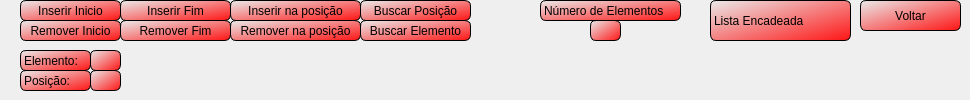
      <widget class="QWidget" name="ListaEnc">
       <widget class="QPushButton" name="voltar2">
        <property name="geometry">
         <rect>
          <x>860</x>
          <y>0</y>
          <width>101</width>
          <height>31</height>
         </rect>
        </property>
        <property name="styleSheet">
         <string notr="true">QPushButton
{
font: 11pt &quot;Times New Roman&quot;;
border-width: 1px;
border-style: solid;
border-radius: 6px;
border-color: black;
background-color: qlineargradient(spread:pad, x1:0, y1:0, x2:1, y2:1, stop:0 rgba(234, 234, 234, 255), stop:1 rgba(255, 21, 21, 255));
}
QPushButton:hover
{
background-color: qlineargradient(spread:pad, x1:0.08, y1:0.085, x2:0.897818, y2:0.83, stop:0 rgba(255, 129, 0, 255), stop:1 rgba(255, 255, 255, 255));
}
QPushButton:pressed	
{
background-color: qlineargradient(spread:pad, x1:0.08, y1:0.085, x2:0.897818, y2:0.83, stop:0 rgba(156, 20, 20, 255), stop:1 rgba(255, 255, 255, 255));
}</string>
        </property>
        <property name="text">
         <string>Voltar</string>
        </property>
       </widget>
       <widget class="QPushButton" name="inserirFim">
        <property name="geometry">
         <rect>
          <x>120</x>
          <y>0</y>
          <width>111</width>
          <height>21</height>
         </rect>
        </property>
        <property name="styleSheet">
         <string notr="true">QPushButton
{
font: 11pt &quot;Times New Roman&quot;;
border-width: 1px;
border-style: solid;
border-radius: 6px;
border-color: black;
background-color: qlineargradient(spread:pad, x1:0, y1:0, x2:1, y2:1, stop:0 rgba(234, 234, 234, 255), stop:1 rgba(255, 21, 21, 255));
}
QPushButton:hover
{
background-color: qlineargradient(spread:pad, x1:0.08, y1:0.085, x2:0.897818, y2:0.83, stop:0 rgba(255, 129, 0, 255), stop:1 rgba(255, 255, 255, 255));
}
QPushButton:pressed	
{
background-color: qlineargradient(spread:pad, x1:0.08, y1:0.085, x2:0.897818, y2:0.83, stop:0 rgba(156, 20, 20, 255), stop:1 rgba(255, 255, 255, 255));
}</string>
        </property>
        <property name="text">
         <string>Inserir Fim</string>
        </property>
       </widget>
       <widget class="QLineEdit" name="lineElemento">
        <property name="geometry">
         <rect>
          <x>90</x>
          <y>50</y>
          <width>31</width>
          <height>21</height>
         </rect>
        </property>
        <property name="styleSheet">
         <string notr="true">font: 11pt &quot;Times New Roman&quot;;
border-width: 1px;
border-style: solid;
border-radius: 6px;
border-color: black;
background-color: qlineargradient(spread:pad, x1:0, y1:0, x2:1, y2:1, stop:0 rgba(234, 234, 234, 255), stop:1 rgba(255, 21, 21, 255));</string>
        </property>
       </widget>
       <widget class="QLineEdit" name="linePosicao">
        <property name="geometry">
         <rect>
          <x>90</x>
          <y>70</y>
          <width>31</width>
          <height>21</height>
         </rect>
        </property>
        <property name="styleSheet">
         <string notr="true">font: 11pt &quot;Times New Roman&quot;;
border-width: 1px;
border-style: solid;
border-radius: 6px;
border-color: black;
background-color: qlineargradient(spread:pad, x1:0, y1:0, x2:1, y2:1, stop:0 rgba(234, 234, 234, 255), stop:1 rgba(255, 21, 21, 255));</string>
        </property>
       </widget>
       <widget class="QPushButton" name="inserirMeio">
        <property name="geometry">
         <rect>
          <x>230</x>
          <y>0</y>
          <width>131</width>
          <height>21</height>
         </rect>
        </property>
        <property name="styleSheet">
         <string notr="true">QPushButton
{
font: 11pt &quot;Times New Roman&quot;;
border-width: 1px;
border-style: solid;
border-radius: 6px;
border-color: black;
background-color: qlineargradient(spread:pad, x1:0, y1:0, x2:1, y2:1, stop:0 rgba(234, 234, 234, 255), stop:1 rgba(255, 21, 21, 255));
}
QPushButton:hover
{
background-color: qlineargradient(spread:pad, x1:0.08, y1:0.085, x2:0.897818, y2:0.83, stop:0 rgba(255, 129, 0, 255), stop:1 rgba(255, 255, 255, 255));
}
QPushButton:pressed	
{
background-color: qlineargradient(spread:pad, x1:0.08, y1:0.085, x2:0.897818, y2:0.83, stop:0 rgba(156, 20, 20, 255), stop:1 rgba(255, 255, 255, 255));
}</string>
        </property>
        <property name="text">
         <string>Inserir na posição</string>
        </property>
       </widget>
       <widget class="QLabel" name="posLSE">
        <property name="geometry">
         <rect>
          <x>20</x>
          <y>70</y>
          <width>71</width>
          <height>21</height>
         </rect>
        </property>
        <property name="styleSheet">
         <string notr="true">font: 11pt &quot;Times New Roman&quot;;
border-width: 1px;
border-style: solid;
border-radius: 6px;
border-color: black;
background-color: qlineargradient(spread:pad, x1:0, y1:0, x2:1, y2:1, stop:0 rgba(234, 234, 234, 255), stop:1 rgba(255, 21, 21, 255));</string>
        </property>
        <property name="text">
         <string>Posição:</string>
        </property>
       </widget>
       <widget class="QLabel" name="numdeElemLSE">
        <property name="geometry">
         <rect>
          <x>540</x>
          <y>0</y>
          <width>141</width>
          <height>21</height>
         </rect>
        </property>
        <property name="styleSheet">
         <string notr="true">font: 11pt &quot;Times New Roman&quot;;
border-width: 1px;
border-style: solid;
border-radius: 6px;
border-color: black;
background-color: qlineargradient(spread:pad, x1:0, y1:0, x2:1, y2:1, stop:0 rgba(234, 234, 234, 255), stop:1 rgba(255, 21, 21, 255));</string>
        </property>
        <property name="text">
         <string>Número de Elementos</string>
        </property>
       </widget>
       <widget class="QPushButton" name="removerMeio">
        <property name="geometry">
         <rect>
          <x>230</x>
          <y>20</y>
          <width>131</width>
          <height>21</height>
         </rect>
        </property>
        <property name="styleSheet">
         <string notr="true">QPushButton
{
font: 11pt &quot;Times New Roman&quot;;
border-width: 1px;
border-style: solid;
border-radius: 6px;
border-color: black;
background-color: qlineargradient(spread:pad, x1:0, y1:0, x2:1, y2:1, stop:0 rgba(234, 234, 234, 255), stop:1 rgba(255, 21, 21, 255));
}
QPushButton:hover
{
background-color: qlineargradient(spread:pad, x1:0.08, y1:0.085, x2:0.897818, y2:0.83, stop:0 rgba(255, 129, 0, 255), stop:1 rgba(255, 255, 255, 255));
}
QPushButton:pressed	
{
background-color: qlineargradient(spread:pad, x1:0.08, y1:0.085, x2:0.897818, y2:0.83, stop:0 rgba(156, 20, 20, 255), stop:1 rgba(255, 255, 255, 255));
}</string>
        </property>
        <property name="text">
         <string>Remover na posição</string>
        </property>
       </widget>
       <widget class="QPushButton" name="inserirInicio">
        <property name="geometry">
         <rect>
          <x>20</x>
          <y>0</y>
          <width>101</width>
          <height>21</height>
         </rect>
        </property>
        <property name="styleSheet">
         <string notr="true">QPushButton
{
font: 11pt &quot;Times New Roman&quot;;
border-width: 1px;
border-style: solid;
border-radius: 6px;
border-color: black;
background-color: qlineargradient(spread:pad, x1:0, y1:0, x2:1, y2:1, stop:0 rgba(234, 234, 234, 255), stop:1 rgba(255, 21, 21, 255));
}
QPushButton:hover
{
background-color: qlineargradient(spread:pad, x1:0.08, y1:0.085, x2:0.897818, y2:0.83, stop:0 rgba(255, 129, 0, 255), stop:1 rgba(255, 255, 255, 255));
}
QPushButton:pressed	
{
background-color: qlineargradient(spread:pad, x1:0.08, y1:0.085, x2:0.897818, y2:0.83, stop:0 rgba(156, 20, 20, 255), stop:1 rgba(255, 255, 255, 255));
}</string>
        </property>
        <property name="text">
         <string>Inserir Inicio</string>
        </property>
       </widget>
       <widget class="QLabel" name="elemento">
        <property name="geometry">
         <rect>
          <x>20</x>
          <y>50</y>
          <width>71</width>
          <height>21</height>
         </rect>
        </property>
        <property name="styleSheet">
         <string notr="true">font: 11pt &quot;Times New Roman&quot;;
border-width: 1px;
border-style: solid;
border-radius: 6px;
border-color: black;
background-color: qlineargradient(spread:pad, x1:0, y1:0, x2:1, y2:1, stop:0 rgba(234, 234, 234, 255), stop:1 rgba(255, 21, 21, 255));</string>
        </property>
        <property name="text">
         <string>Elemento:</string>
        </property>
       </widget>
       <widget class="QPushButton" name="removerInicio">
        <property name="geometry">
         <rect>
          <x>20</x>
          <y>20</y>
          <width>101</width>
          <height>21</height>
         </rect>
        </property>
        <property name="styleSheet">
         <string notr="true">QPushButton
{
font: 11pt &quot;Times New Roman&quot;;
border-width: 1px;
border-style: solid;
border-radius: 6px;
border-color: black;
background-color: qlineargradient(spread:pad, x1:0, y1:0, x2:1, y2:1, stop:0 rgba(234, 234, 234, 255), stop:1 rgba(255, 21, 21, 255));
}
QPushButton:hover
{
background-color: qlineargradient(spread:pad, x1:0.08, y1:0.085, x2:0.897818, y2:0.83, stop:0 rgba(255, 129, 0, 255), stop:1 rgba(255, 255, 255, 255));
}
QPushButton:pressed	
{
background-color: qlineargradient(spread:pad, x1:0.08, y1:0.085, x2:0.897818, y2:0.83, stop:0 rgba(156, 20, 20, 255), stop:1 rgba(255, 255, 255, 255));
}</string>
        </property>
        <property name="text">
         <string>Remover Inicio</string>
        </property>
       </widget>
       <widget class="QPushButton" name="removerFim">
        <property name="geometry">
         <rect>
          <x>120</x>
          <y>20</y>
          <width>111</width>
          <height>21</height>
         </rect>
        </property>
        <property name="styleSheet">
         <string notr="true">QPushButton
{
font: 11pt &quot;Times New Roman&quot;;
border-width: 1px;
border-style: solid;
border-radius: 6px;
border-color: black;
background-color: qlineargradient(spread:pad, x1:0, y1:0, x2:1, y2:1, stop:0 rgba(234, 234, 234, 255), stop:1 rgba(255, 21, 21, 255));
}
QPushButton:hover
{
background-color: qlineargradient(spread:pad, x1:0.08, y1:0.085, x2:0.897818, y2:0.83, stop:0 rgba(255, 129, 0, 255), stop:1 rgba(255, 255, 255, 255));
}
QPushButton:pressed	
{
background-color: qlineargradient(spread:pad, x1:0.08, y1:0.085, x2:0.897818, y2:0.83, stop:0 rgba(156, 20, 20, 255), stop:1 rgba(255, 255, 255, 255));
}</string>
        </property>
        <property name="text">
         <string>Remover Fim</string>
        </property>
       </widget>
       <widget class="QLabel" name="nElementos">
        <property name="geometry">
         <rect>
          <x>590</x>
          <y>20</y>
          <width>31</width>
          <height>21</height>
         </rect>
        </property>
        <property name="styleSheet">
         <string notr="true">font: 11pt &quot;Times New Roman&quot;;
border-width: 1px;
border-style: solid;
border-radius: 6px;
border-color: black;
background-color: qlineargradient(spread:pad, x1:0, y1:0, x2:1, y2:1, stop:0 rgba(234, 234, 234, 255), stop:1 rgba(255, 21, 21, 255));</string>
        </property>
        <property name="text">
         <string/>
        </property>
       </widget>
       <widget class="QLabel" name="label_3">
        <property name="geometry">
         <rect>
          <x>710</x>
          <y>0</y>
          <width>141</width>
          <height>41</height>
         </rect>
        </property>
        <property name="styleSheet">
         <string notr="true">font: 15pt &quot;Times New Roman&quot;;
border-width: 1px;
border-style: solid;
border-radius: 6px;
border-color: black;
background-color: qlineargradient(spread:pad, x1:0, y1:0, x2:1, y2:1, stop:0 rgba(234, 234, 234, 255), stop:1 rgba(255, 21, 21, 255));</string>
        </property>
        <property name="text">
         <string>Lista Encadeada</string>
        </property>
       </widget>
       <widget class="QPushButton" name="buscarElemento">
        <property name="geometry">
         <rect>
          <x>360</x>
          <y>20</y>
          <width>111</width>
          <height>21</height>
         </rect>
        </property>
        <property name="styleSheet">
         <string notr="true">QPushButton
{
font: 11pt &quot;Times New Roman&quot;;
border-width: 1px;
border-style: solid;
border-radius: 6px;
border-color: black;
background-color: qlineargradient(spread:pad, x1:0, y1:0, x2:1, y2:1, stop:0 rgba(234, 234, 234, 255), stop:1 rgba(255, 21, 21, 255));
}
QPushButton:hover
{
background-color: qlineargradient(spread:pad, x1:0.08, y1:0.085, x2:0.897818, y2:0.83, stop:0 rgba(255, 129, 0, 255), stop:1 rgba(255, 255, 255, 255));
}
QPushButton:pressed	
{
background-color: qlineargradient(spread:pad, x1:0.08, y1:0.085, x2:0.897818, y2:0.83, stop:0 rgba(156, 20, 20, 255), stop:1 rgba(255, 255, 255, 255));
}</string>
        </property>
        <property name="text">
         <string>Buscar Elemento</string>
        </property>
       </widget>
       <widget class="QPushButton" name="buscarPosicao">
        <property name="geometry">
         <rect>
          <x>360</x>
          <y>0</y>
          <width>111</width>
          <height>21</height>
         </rect>
        </property>
        <property name="styleSheet">
         <string notr="true">QPushButton
{
font: 11pt &quot;Times New Roman&quot;;
border-width: 1px;
border-style: solid;
border-radius: 6px;
border-color: black;
background-color: qlineargradient(spread:pad, x1:0, y1:0, x2:1, y2:1, stop:0 rgba(234, 234, 234, 255), stop:1 rgba(255, 21, 21, 255));
}
QPushButton:hover
{
background-color: qlineargradient(spread:pad, x1:0.08, y1:0.085, x2:0.897818, y2:0.83, stop:0 rgba(255, 129, 0, 255), stop:1 rgba(255, 255, 255, 255));
}
QPushButton:pressed	
{
background-color: qlineargradient(spread:pad, x1:0.08, y1:0.085, x2:0.897818, y2:0.83, stop:0 rgba(156, 20, 20, 255), stop:1 rgba(255, 255, 255, 255));
}</string>
        </property>
        <property name="text">
         <string>Buscar Posição</string>
        </property>
       </widget>
       <zorder>voltar2</zorder>
       <zorder>inserirFim</zorder>
       <zorder>lineElemento</zorder>
       <zorder>linePosicao</zorder>
       <zorder>inserirMeio</zorder>
       <zorder>posLSE</zorder>
       <zorder>removerMeio</zorder>
       <zorder>inserirInicio</zorder>
       <zorder>elemento</zorder>
       <zorder>removerInicio</zorder>
       <zorder>removerFim</zorder>
       <zorder>nElementos</zorder>
       <zorder>numdeElemLSE</zorder>
       <zorder>label_3</zorder>
       <zorder>buscarElemento</zorder>
       <zorder>buscarPosicao</zorder>
      </widget>
